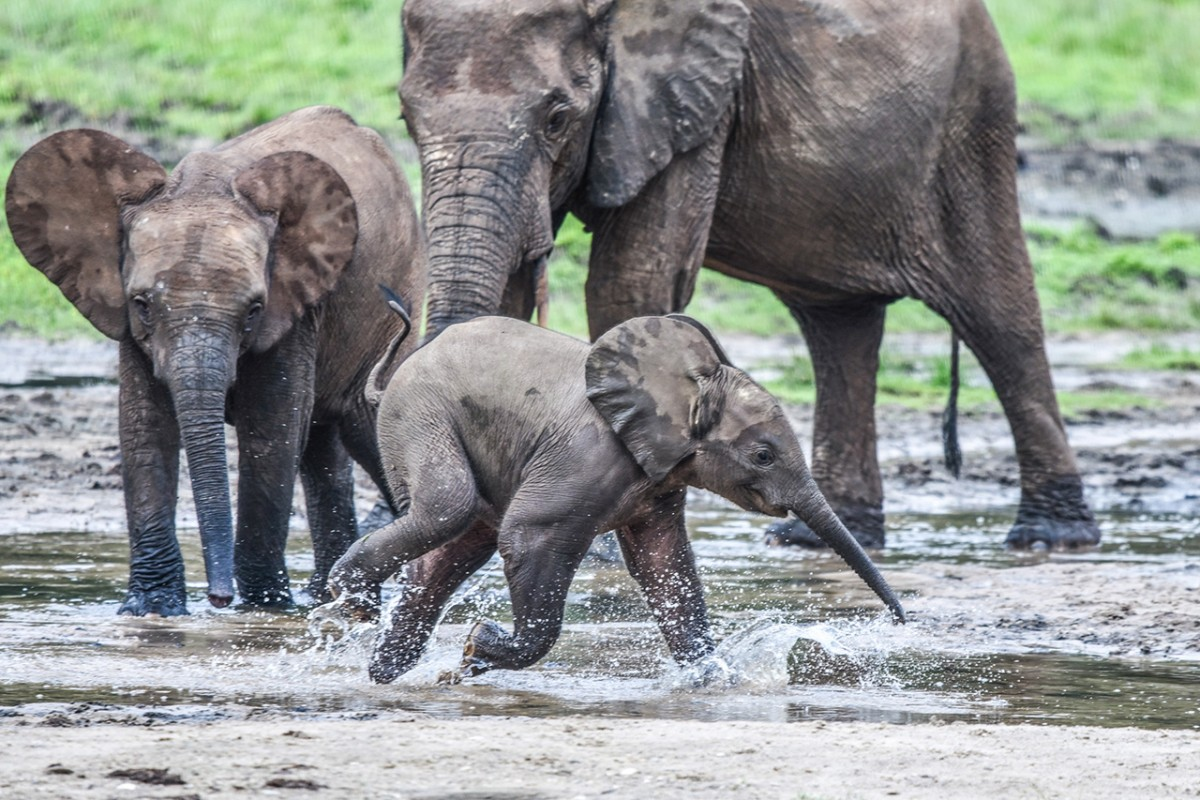
#> input picture images/Elephantfamily.jpg, 1200 x 800 px, found by its file name; its folder holds only this picture in this run
$ jupyter execute --allow-errors dataset_show_random.ipynb
#> lines starting #> are read from the running program, lines starting #| are printed output that depends on the picture
[cell 1]
import matplotlib.pyplot as plt
import cv2
import os
import numpy as np
import matplotlib.gridspec as gridspec

[cell 2]
NUM_IMAGES = 16
amur = '../amur/plain_reid_train/train'
elp = '../ELPephants/images'
amur_det = '../amur/detection_train/trainval'
jaguar_det = '../jaguars'
jaguar = '../jaguars/reid'
im_size = 416,416

[cell 3]
def loadLabels(folder):
    result = {}
    if 'amur' in folder:
        file = '{}/{}'.format(folder, 'reid_list_train.csv')
        with open(file) as f:
            lines = [x.strip() for x in f.readlines()]
            f.close()

        for line in lines:
            parts = line.split(',')
            result['{}/{}'.format(folder, parts[1])] = parts[0]
    else:
        file = '{}/{}'.format(folder, '../class_mapping.txt')
        names = [x for x in os.listdir(elp) if x.endswith('.jpg')]
        temp = {}
        with open(file) as f:
            lines = [x.strip() for x in f.readlines()]
            f.close()
        for line in lines:
            parts = line.split('\t')
            temp[parts[0]] = parts[1]

        for name in names:
            result['{}/{}'.format(folder, name)] = temp[name.split('_')[0]]
    return result

[cell 4]
def showImagesInFolder(folder, numImages):
    images = ['{}/{}'.format(folder,x) for x in os.listdir(folder) if x.endswith('.jpg')]
    rows = int(numImages ** 0.5)
    # fig, subplots = plt.subplots(rows, rows, sharex=True, sharey=True)
    _ = plt.figure(figsize=(20,20))
    gs = gridspec.GridSpec(rows, rows)
    gs.update(wspace=0, hspace=0)


    k = 0
    to_show = np.random.choice(range(len(images)), numImages)
    for i in range(numImages):
        ax = plt.subplot(gs[i])
        plt.axis('off')
        image = cv2.imread(images[to_show[i]])
        image = cv2.resize(image, im_size)
        image = image[:,:,(2,1,0)] # CV2 reads image in BGR. Convert to RGB
        ax.imshow(image)

#> (a cell that did not finish here is left out)

#> (a cell that did not finish here is left out)


[cell 7]
showImagesInFolder(elp, NUM_IMAGES)
#> call 3 of showImagesInFolder, with folder = '../ELPephants/images', numImages = 16
#> in showImagesInFolder, image is the input picture: shape (800, 1200, 3); mean B, G, R 142.4, 145.2, 141.1
#> in showImagesInFolder (call 3), `image = cv2.resize(image, im_size)`:
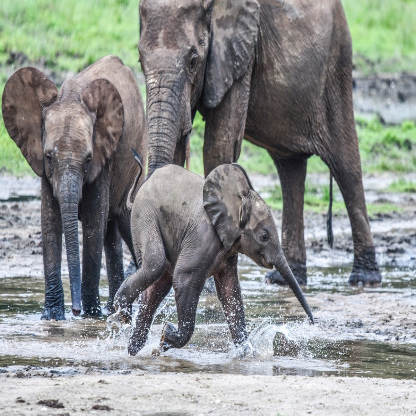
#> image: shape (416, 416, 3); mean B, G, R 142.3, 145.1, 141

#> (a cell that did not finish here is left out)
